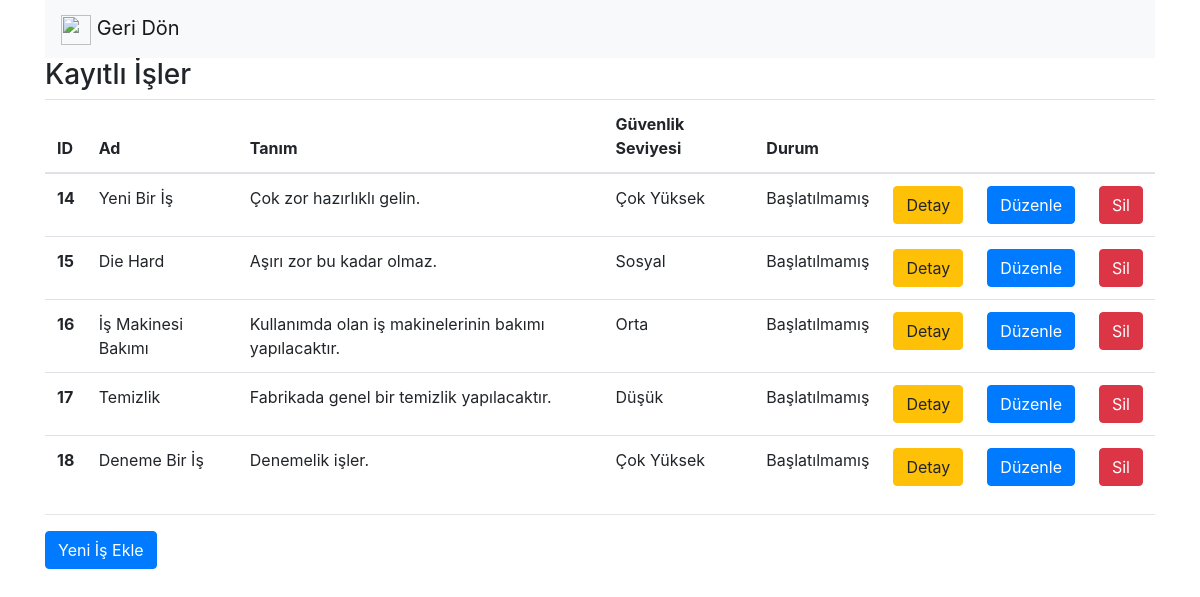
/isListe, run on the app's committed database.
### safeputapp/models.py (models this page shows, shortened)
class Is(models.Model):
    ad = models.CharField(max_length = 50, verbose_name = "Ad")
    tanim = models.CharField(max_length = 250, verbose_name = "Tanım")
    fatura_no = models.CharField(max_length = 20, verbose_name = "Fatura Numarası")
    guvenlik_seviye = models.ForeignKey(GuvenlikSeviye, on_delete = models.CASCADE, verbose_name = "Güvenlik Seviyesi")
    is_durum = models.ForeignKey(IsDurum, on_delete = models.CASCADE, verbose_name = "Durum")
    aktifmi = models.BooleanField(verbose_name = "Aktif mi?", default = True)
    firma_id = models.ForeignKey(Firma, on_delete = models.CASCADE, verbose_name = "Firma")
    olusturma_tarihi = models.DateTimeField(auto_now_add = True, blank = True, verbose_name = "Oluşturma Tarihi")
    duzunleme_tarihi = models.DateTimeField(verbose_name = "Duzenleme Tarihi", blank = True, null = True)
    baglanti = models.CharField(max_length = 100, verbose_name = "Bağlantı")

class GuvenlikSeviye(models.Model):
    ad = models.CharField(max_length = 50, verbose_name = "Ad", null = False, blank = False)
    def __unicode__(self):
        return self.ad

class IsDurum(models.Model):
    tanim = models.CharField(max_length = 50, verbose_name = "Tanım", null = False, blank = False)
    def __unicode__(self):
        return self.tanim

### safeputapp/views.py (the view)
# urls.py: url(r'^isListe', isListe),
def isListe(request):
    isler = Is.objects.all()
    return render(request, "isListe.html", { "isler" : isler })

### safeputapp/templates/isListe.html (shortened to what this page needs)
<!DOCTYPE html>
    <html>
        <head>
        <link rel="stylesheet" href="https://maxcdn.bootstrapcdn.com/bootstrap/4.0.0/css/bootstrap.min.css">
        </head>
        <body>
            <div class="container">
                <nav class="navbar navbar-light bg-light">
                    <a class="navbar-brand" href="anasayfa">
                        <img src="https://image.flaticon.com/icons/svg/118/118739.svg" width="30" height="30" alt=""> Geri Dön
                    </a>
                </nav>
                <h3>Kayıtlı İşler</h3>
                    {% if isler %}
                        <table class="table">
                            <thead>
                                <tr>
                                <th scope="col">ID</th>
                                <th scope="col">Ad</th>
                                <th scope="col">Tanım</th>
                                <th scope="col">Güvenlik Seviyesi</th>
                                <th scope="col">Durum</th>
                                <th scope="col"></th>
                                <th scope="col"></th>
                                <th scope="col"></th>
                                </tr>
                            </thead>
                            <tbody>
                                {% for mevcutIs in isler %}
                                    {% if mevcutIs.aktifmi %}
                                        <tr>
                                            <th scope="row"> {{ mevcutIs.id }} </th>
                                            <td> {{ mevcutIs.ad }} </td>
                                            <td> {{ mevcutIs.tanim }} </td>
                                            <td> {{ mevcutIs.guvenlik_seviye }} </td>
                                            <td> {{ mevcutIs.is_durum }} </td>
                                            <td><a href="/isDetay/{{mevcutIs.id}}" class="btn btn-warning">Detay</td>
                                            <td><a href="/isDuzenle/{{mevcutIs.id}}" class="btn btn-primary">Düzenle</td>
                                            <td><a href="/isSil/{{mevcutIs.id}}" class="btn btn-danger">Sil</td>
                                        </tr>
                                    {% endif %}
                                {% endfor %}
                            </tbody>
                        </table>
                    {% else %}
                        <div class="alert alert-danger">
                            Kayıt bulunamadı.
                        </div>
                    {% endif %}
                <hr>
                <a href="isEkle" class="btn btn-primary"> Yeni İş Ekle </a>
            </div>
        </body>
</html>

### data on the page
Is: id "14", ad "Yeni Bir İş", tanim "Çok zor hazırlıklı gelin.", guvenlik_seviye "Çok Yüksek", is_durum "Başlatılmamış"
Is: id "15", ad "Die Hard", tanim "Aşırı zor bu kadar olmaz.", guvenlik_seviye "Sosyal", is_durum "Başlatılmamış"
Is: id "16", ad "İş Makinesi Bakımı", tanim "Kullanımda olan iş makinelerinin bakımı yapılacaktır.", guvenlik_seviye "Orta", is_durum "Başlatılmamış"
Is: id "17", ad "Temizlik", tanim "Fabrikada genel bir temizlik yapılacaktır.", guvenlik_seviye "Düşük", is_durum "Başlatılmamış"
Is: id "18", ad "Deneme Bir İş", tanim "Denemelik işler.", guvenlik_seviye "Çok Yüksek", is_durum "Başlatılmamış"
